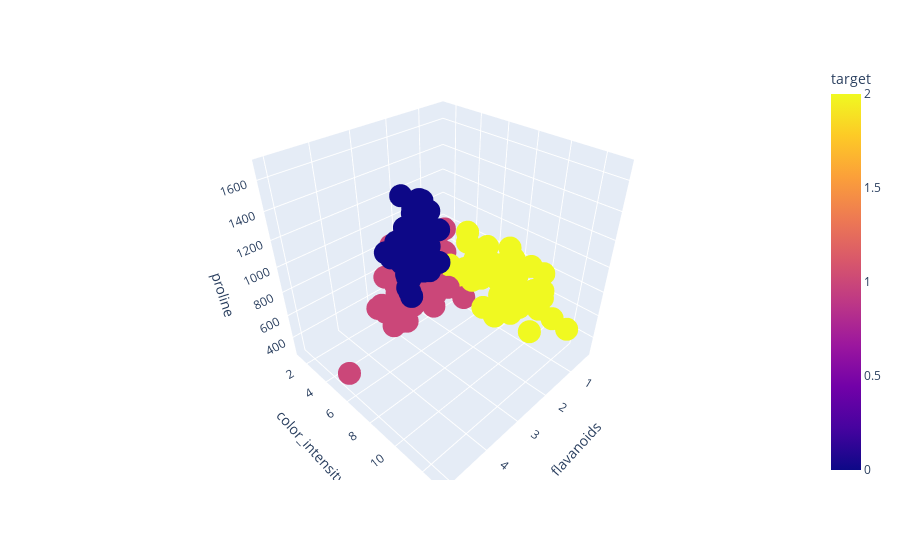

Notebook code for this chart:
### Code cell
import plotly.express as px

wine = datasets.load_wine()
df = df_wine

  
fig = px.scatter_3d(df, x = 'flavanoids', 
                    y = 'color_intensity', 
                    z = 'proline',
                    color = 'target')
  
fig.show()

### Figure 1 — Plotly figure (JSON) as saved in the notebook; plotly's stock layout.template omitted (floating-point values rounded to 4 significant figures; data arrays with more than 128 entries replaced by an {"elided": "..."} marker saying what was removed)
{"data": [{"hovertemplate": "flavanoids=%{x}<br>color_intensity=%{y}<br>proline=%{z}<br>target=%{marker.color}<extra></extra>", "legendgroup": "", "marker": {"color": {"elided": "178 int values"}, "coloraxis": "coloraxis", "symbol": "circle"}, "mode": "markers", "name": "", "scene": "scene", "showlegend": false, "type": "scatter3d", "x": {"elided": "178 float values"}, "y": {"elided": "178 float values"}, "z": {"elided": "178 int values"}}], "layout": {"coloraxis": {"colorbar": {"title": {"text": "target"}}, "colorscale": [[0, "#0d0887"], [0.1111, "#46039f"], [0.2222, "#7201a8"], [0.3333, "#9c179e"], [0.4444, "#bd3786"], [0.5556, "#d8576b"], [0.6667, "#ed7953"], [0.7778, "#fb9f3a"], [0.8889, "#fdca26"], [1, "#f0f921"]]}, "legend": {"tracegroupgap": 0}, "margin": {"t": 60}, "scene": {"domain": {"x": [0, 1], "y": [0, 1]}, "xaxis": {"title": {"text": "flavanoids"}}, "yaxis": {"title": {"text": "color_intensity"}}, "zaxis": {"title": {"text": "proline"}}}}}
